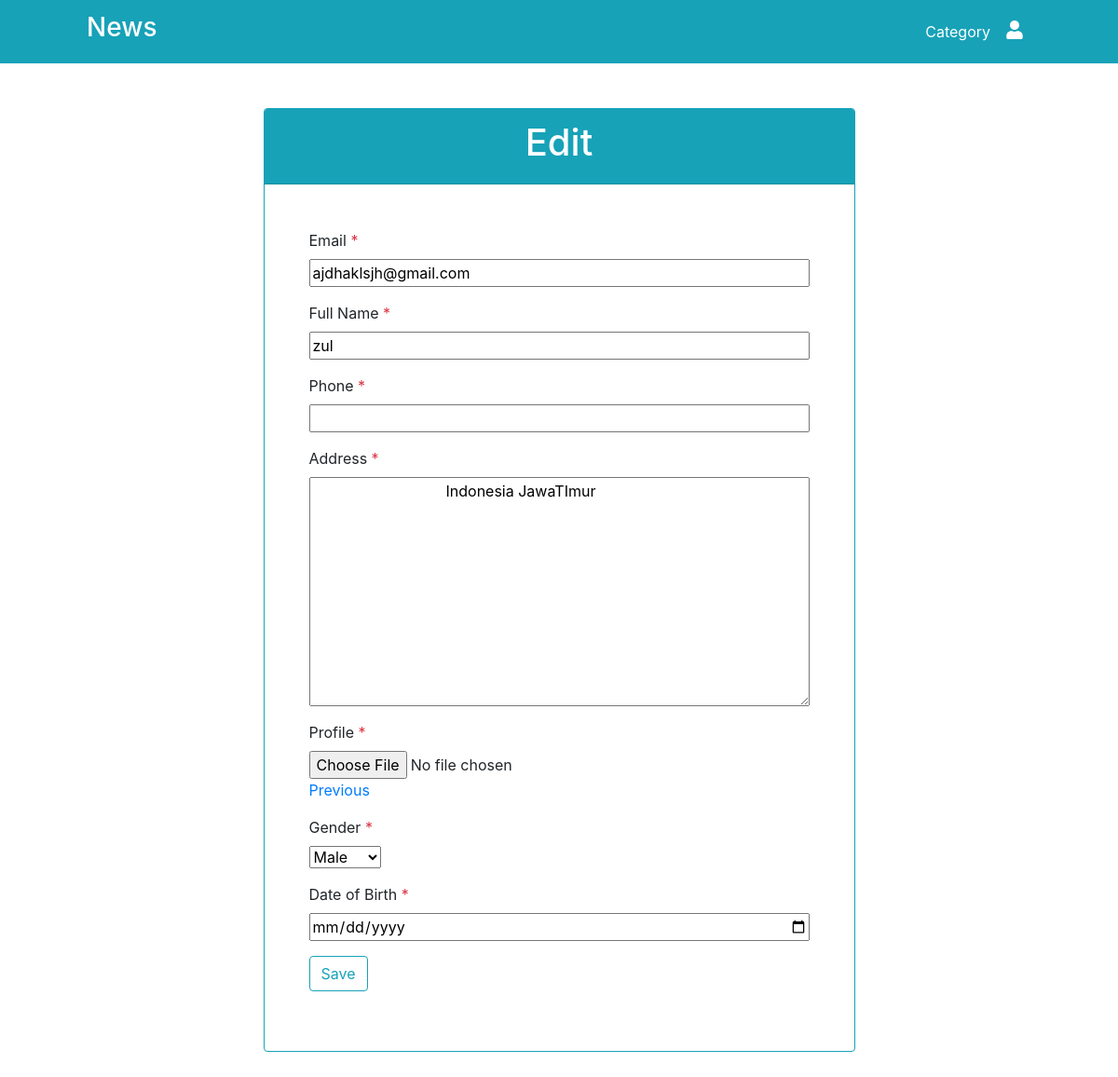
The page /account/edit/ (signed in) on the database its author committed.
### accounts/models.py (models this page shows, shortened)
class User(AbstractBaseUser):
    username = models.CharField(max_length=70, unique=True)
    email = models.EmailField(max_length=254, default='')
    full_name = models.CharField(max_length=75, default='')
    phone = models.IntegerField(default=0)
    address = models.CharField(max_length=95, default='')
    avatar = models.ImageField(upload_to='static/img/avatar/', default='static/img/avatar/default.jpg')
    gender = models.BooleanField(default=True)
    date_join = models.DateField(auto_now_add=True)
    date_of_birth = models.DateField(default='2000-01-01')
    is_superuser = models.BooleanField(default=False)
    is_reporter = models.BooleanField(default=False)
    is_staff = models.BooleanField(default=False)
    is_active = models.BooleanField(default=True)
    USERNAME_FIELD = 'username'
    REQUIRED_FIELD = [''] # when run python manage.py createsuperuser
    objects = MyUserManager()

### accounts/views.py (the view)
# urls.py: path('edit/', views.edit_account, name='edit'),
def edit_account(request):
    if request.user.is_authenticated:
        user = request.user.id
        getUser = User.objects.get(pk=user)
        if request.method == 'POST':
            try:
                getUser.avatar = request.FILES['avatar']
            except: pass
            try:
                getUser.phone = request.POST['phone']
            except: pass
            try:
                getUser.address = request.POST['address']
            except: pass
            getUser.email = request.POST['email']
            getUser.full_name = request.POST['full_name']
            getUser.gender = request.POST['gender']
            getUser.date_of_birth = request.POST['date_of_birth']
            getUser.save()
            return redirect('account:account')
        else: pass
        return render(request, 'account/edit.html', {
            'user': getUser,
        })
    else:
        return redirect('404')

### templates/account/edit.html (shortened to what this page needs)
{% extends 'base.html' %}
{% load static %}
{% load crispy_forms_tags %}
{% block content %}
<div class="container my-5">
    <div class="row justify-content-center">
        <div class="col-lg-7">
            <div class="card border-info">
                <div class="card-header bg-info text-white text-center">
                    <h1>Edit</h1>
                </div>
                <div class="card-content border-info">
                    <form action="" method="post" class="p-5" enctype="multipart/form-data">
                        <div class="form-group">
                            <label for="">Email <span class="text-danger">*</span></label>
                            <input type="text" name="email" id="" class="w-100" value="{{user.email}}" required>
                        </div><div class="form-group">
                            <label for="">Full Name <span class="text-danger">*</span></label>
                            <input type="text" name="full_name" id="" class="w-100" value="{{user.full_name}}" required>
                        </div>
                        <div class="form-group">
                            <label for="">Phone <span class="text-danger">*</span></label>
                            <input type="number" name="phone" id="" class="w-100" value="{{user.username}}" min="0">
                        </div>
                        <div class="form-group">
                            <label for="">Address <span class="text-danger">*</span></label>
                            <textarea name="address" id="" cols="30" rows="10" class="w-100">
                                {{user.address}}
                            </textarea>
                        </div>
                        <div class="form-group">
                            <label for="">Profile <span class="text-danger">*</span></label>
                            <input type="file" name="avatar" id="" class="w-100"><br>
                            <a href="../../{{user.avatar}}">Previous</a>
                        </div>
                        <div class="form-group">
                            <label for="">Gender <span class="text-danger">*</span></label><br>
                            <select name="gender" id="">
                                <option value="True">Male</option>
                            </select>
                        </div>
                        <div class="form-group">
                            <label for="">Date of Birth <span class="text-danger">*</span></label>
                            <input type="date" name="date_of_birth" id="" class="w-100" value="{{user.date_of_birth}}" required>
                        </div>
                        <input type="submit" value="Save" class="btn btn-outline-info align-self-center">
                    </form>
                </div>
            </div>
        </div>
    </div>
</div>
{% endblock content %}

### rows shown on the page
User: email "ajdhaklsjh@gmail.com", full_name "zul", address "Indonesia JawaTImur"
